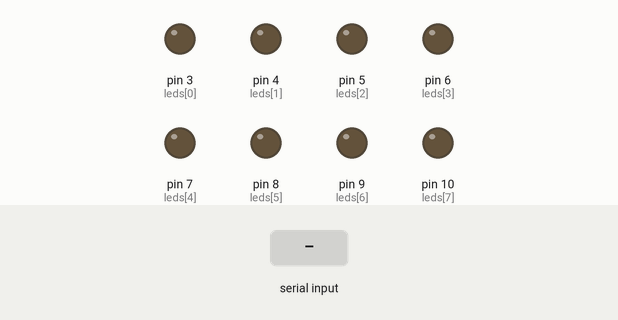
A sketch run on a simulated Arduino Uno, built with avr-gcc and run on an emulated ATmega328P. Parts: output pins drawn as LEDs (lit = HIGH). Inputs (shaded band) come from the test bench.

Above: at 1.2 s.
1.3 s: "90,45\n" received over Serial
At 1.9 s:
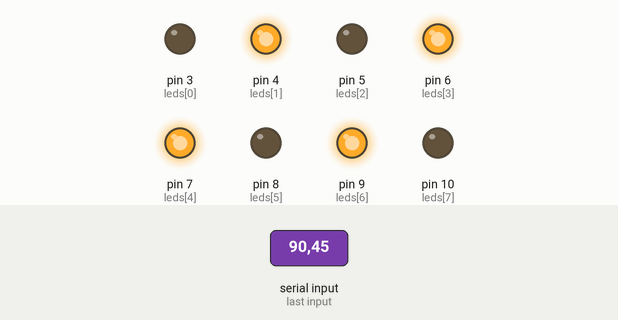
2.9 s: "30,150\n" received over Serial
At 4.2 s:
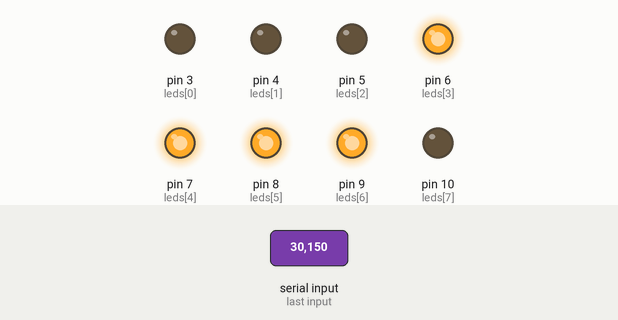
4.5 s: "5\n" received over Serial
At 5.5 s:
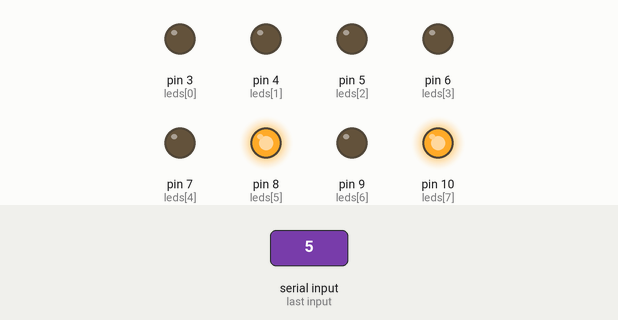
6.1 s: "200\n" received over Serial
At 6.7 s:
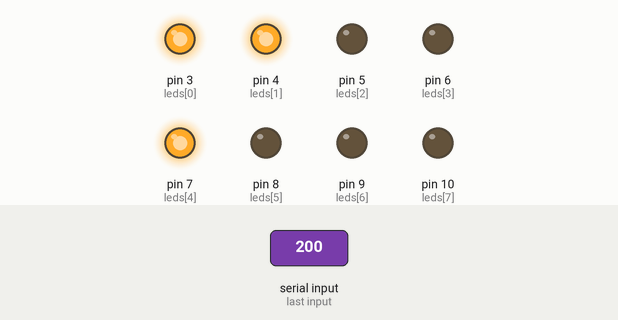
7.7 s: "90\n" received over Serial
At 9.1 s:
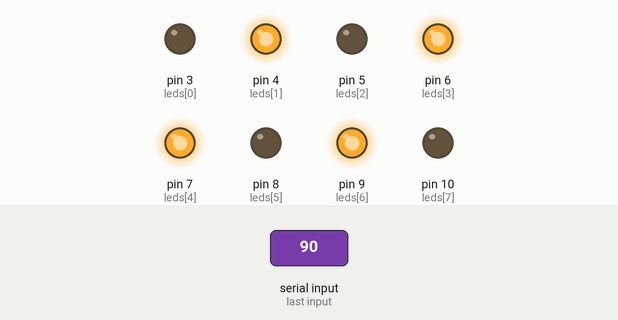
Timing chart, 0 to 10.3 s (numbered marks = the images above; inputs shaded):
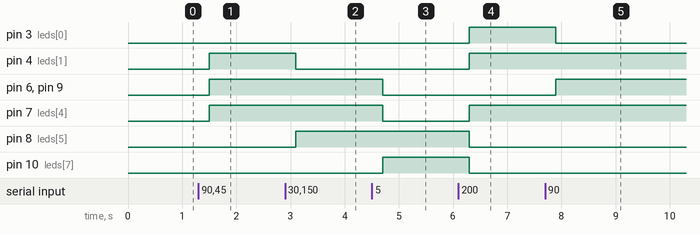

The sketch:

ProgramaT6.ino
```cpp
int leds[8] = {3, 4, 5, 6, 7, 8, 9, 10};
//Bit menos significativo - 10
//Bit menos significativo - 3
void setup() {
  // put your setup code here, to run once:
  for (int i = 0; i < 8; i++)
  {
    pinMode(leds[i], OUTPUT);
  }
  Serial.begin(9600);
  Serial.setTimeout(100);
}

int  cociente, residuo; //num decimal a leer
int k = 7;
void loop() {

  if (Serial.available() > 0)
  {
    cociente = Serial.readString().toInt();
    k=7;
    while (cociente > 0) {
      residuo = cociente%2;
      digitalWrite(leds[k--], residuo);
      cociente = cociente/2;
    }

    for(;k>=0;k--){
      digitalWrite(leds[k],0);
      }
  }
  delay(100);
}
```

Measured:
- after the input at 1.3 s, pin 4 (leds[1]), pin 6 (leds[3]), pin 7 (leds[4]), pin 9 (leds[6]): LOW → HIGH after 0.20 s
- after the input at 2.9 s, pin 4 (leds[1]): HIGH → LOW after 0.20 s; pin 8 (leds[5]): LOW → HIGH after 0.20 s
- after the input at 4.5 s, pin 6 (leds[3]), pin 7 (leds[4]), pin 9 (leds[6]): HIGH → LOW after 0.20 s; pin 10 (leds[7]): LOW → HIGH after 0.20 s
- after the input at 6.1 s, pin 3 (leds[0]), pin 4 (leds[1]), pin 7 (leds[4]): LOW → HIGH after 0.20 s; pin 8 (leds[5]), pin 10 (leds[7]): HIGH → LOW after 0.20 s
- after the input at 7.7 s, pin 3 (leds[0]): HIGH → LOW after 0.20 s; pin 6 (leds[3]), pin 9 (leds[6]): LOW → HIGH after 0.20 s
